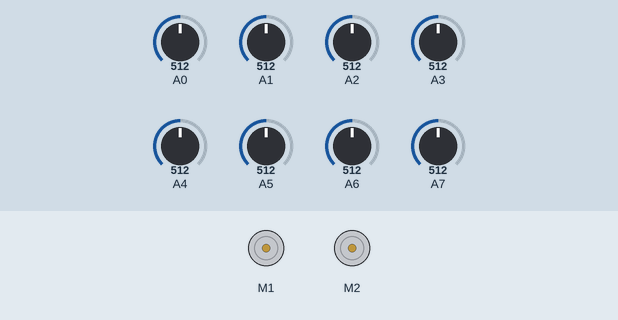
A sketch run on a simulated Arduino Uno, built with avr-gcc and run on an emulated ATmega328P. Shown: 2 × DC motor (green arrow = forward, orange = backward, longer = faster). The inputs (shaded band) are chosen by the test bench; at power-on: A0 = 512, A1 = 512, A2 = 512, A3 = 512, A4 = 512, A5 = 512, A6 = 512, A7 = 512.

Above: at 0.1 s.
At 0.6 s:
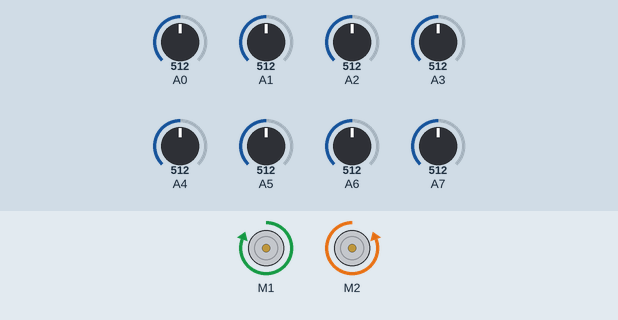
Timing chart, 0 to 2.1 s (numbered marks = the images above):
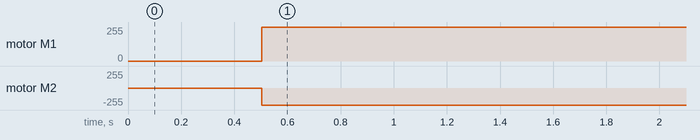

Measured:
- by itself, motor M1: stopped → forward 255/255 at 0.50 s
- by itself, motor M2: stopped → backward 255/255 at 0.50 s

The sketch:

SeguidorPro.ino
```cpp
#include <OrangutanMotors.h>
#include <QTRSensors.h>
#include <SoftwareSerial.h>

// Definir pines RX y TX para el modulo Bluetooth
//#define BT_RX 10
//#define BT_TX 11

// Inicializar modulo bluetooth
//SoftwareSerial BTSerial(BT_RX, BT_TX);

// Inicializar motores
OrangutanMotors motors;

// Definir pines para QTR-8 sensor
#define NUM_SENSORS  8  // número de sensores usados
#define TIMEOUT       2500  // tiempo máximo para completar la lectura del sensor
#define EMITTER_PIN   2  // Pin para emisor IR (opcional)

// Inicializar sensor de línea
QTRSensorsAnalog qtra((unsigned char[]) {0, 1, 2, 3, 4, 5, 6, 7}, NUM_SENSORS, TIMEOUT, EMITTER_PIN);
unsigned int sensorValues[NUM_SENSORS];

void setup()
{
  delay(500);
/*  BTSerial.begin(9600);  // Iniciar Bluetooth
*/}

void loop()
{
/*  char c;
  if (BTSerial.available())
    c = BTSerial.read();  // Leer dato de Bluetooth

  if (c == '1') {  // Si recibe '1', empezar a seguir la línea
*/    int position = qtra.readLine(sensorValues);  // Leer la posición de la línea

    int error = position - 1000;  // Calcular el error

    int motorSpeed = 100 + error / 20;  // Calcular la velocidad del motor
    int motorSpeedR = motorSpeed - error;  // Velocidad para el motor derecho
    int motorSpeedL = motorSpeed + error;  // Velocidad para el motor izquierdo

    // Controlar los motores
    motors.setSpeeds(motorSpeedL, motorSpeedR);
//  }
//  else if (c == '0') {  // Si recibe '0', parar los motores
//    motors.setSpeeds(0, 0);
//printf(Integer.toString(sensorValues));
printf(position);
}
//}
```
